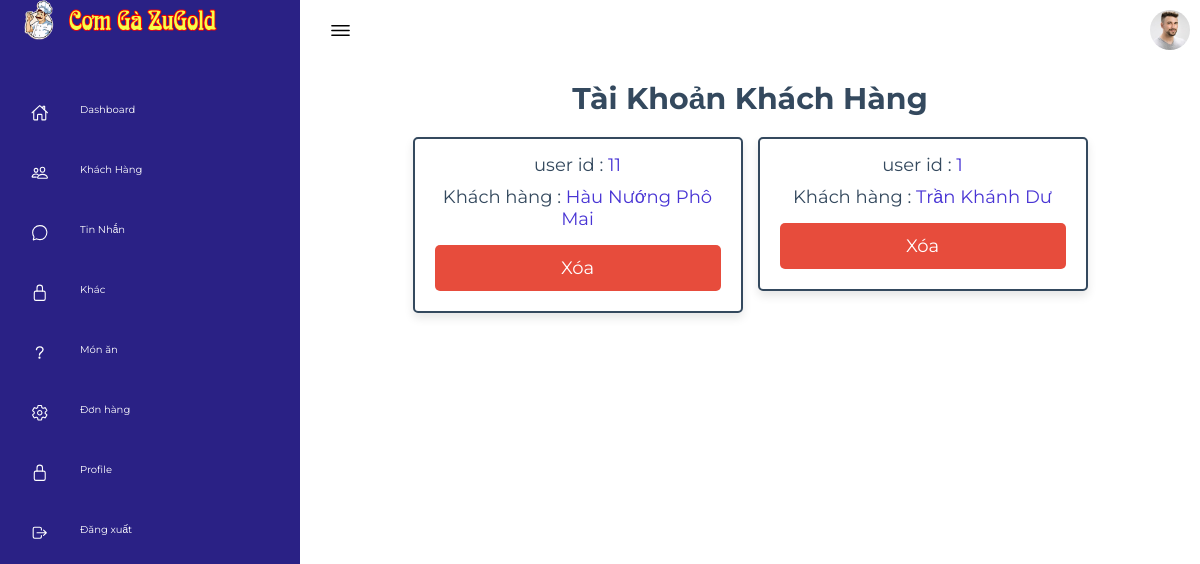
The page /haha/admin-khachhang.php (signed in) on the database its author committed.
### tables this page shows
CREATE TABLE `users` (
  `id` int(100) NOT NULL,
  `name` varchar(20) NOT NULL,
  `email` varchar(50) NOT NULL,
  `number` varchar(10) NOT NULL,
  `password` varchar(50) NOT NULL,
  `address` varchar(500) NOT NULL
);

### haha/admin-khachhang.php (the view, shortened to what this page needs)
<!DOCTYPE html>
<html lang="en">
<head>
    <link rel="stylesheet" href="assets/css/style.css">
    <link rel="stylesheet" href="../css/admin_style.css">
</head>
<body>
    <?php include 'lk/menu.php'; ?>
        <div class="main">
            <div class="topbar">
                <div class="toggle">
                    <ion-icon name="menu-outline"></ion-icon>
                </div>
                <div class="user">
                    <img src="assets/imgs/customer01.jpg" alt="">
                </div>
            </div>
            <section class="accounts">
   <h1 class="heading">Tài khoản khách hàng</h1>
   <div class="box-container">
   <?php
      $select_account = $conn->prepare("SELECT * FROM `users` ORDER BY id DESC");
      $select_account->execute();
      if($select_account->rowCount() > 0){
         while($fetch_accounts = $select_account->fetch(PDO::FETCH_ASSOC)){
   ?>
   <div class="box">
      <p> user id : <span><?= $fetch_accounts['id']; ?></span> </p>
      <p> Khách hàng : <span><?= $fetch_accounts['name']; ?></span> </p>
      <a href="users_accounts.php?delete=<?= $fetch_accounts['id']; ?>" class="delete-btn" onclick="return confirm('Xóa tài khoản này?');">Xóa</a>
   </div>
   <?php
      }
   }else{
      echo '<p class="empty">Chưa có ai đăng ký!</p>';
   }
   ?>
   </div>
</section>
        </div>
    </div>
</body>
</html>

### haha/assets/css/style.css (style rules this page uses)
* { font-family: "Ubuntu", sans-serif; margin: 0; padding: 0; box-sizing: border-box; }
:root { --blue: #2a2185; --white: #fff; --gray: #f5f5f5; --black1: #222; --black2: #999; }
body { min-height: 100vh; overflow-x: hidden; }
.main { position: absolute; width: calc(100% - 300px); left: 300px; min-height: 100vh; background: var(--white); transition: 0.5s; }
.topbar { width: 100%; height: 60px; display: flex; justify-content: space-between; align-items: center; padding: 0 10px; }
.toggle { position: relative; width: 60px; height: 60px; display: flex; justify-content: center; align-items: center; font-size: 2.5rem; cursor: pointer; }
.user { position: relative; width: 40px; height: 40px; border-radius: 50%; overflow: hidden; cursor: pointer; }
.user img { position: absolute; top: 0; left: 0; width: 100%; height: 100%; object-fit: cover; }

### css/admin_style.css (style rules this page uses)
:root { --main-color:#4834d4; --red:#e74c3c; --orange:#f39c12; --black:#34495e; --white:#fff; --light-bg:#f5f5f5; --light-color:#999; --border:.2rem solid var(--black); --box-shadow:0 .5rem 1rem rgba(0,0,0,.1); }
* { font-family: 'Montserrat', sans-serif; margin:0; padding:0; box-sizing: border-box; text-decoration: none; outline: none; border:none; }
html { font-size: 62.5%; overflow-x: hidden; }
body { background-color: var(--light-bg); }
section { max-width: 1200px; margin:0 auto; padding:2rem; }
.btn, .delete-btn, .option-btn { display: block; margin-top: 1rem; border-radius: .5rem; cursor: pointer; width: 100%; font-size: 1.8rem; color:var(--white); padding:1.2rem 3rem; text-transform: capitalize; text-align: center; }
.delete-btn { background-color: var(--red); }
.heading { text-align: center; margin-bottom: 2rem; text-transform: capitalize; color:var(--black); font-size: 3rem; }
.accounts .box-container { display: grid; grid-template-columns: repeat(auto-fit, 33rem); gap:1.5rem; justify-content: center; align-items: flex-start; }
.accounts .box-container .box { background-color: var(--white); border-radius: .5rem; box-shadow: var(--box-shadow); border:var(--border); padding:2rem; padding-top: 1rem; text-align: center; }
.accounts .box-container .box p { padding: .5rem 0; font-size: 1.8rem; color:var(--black); }
.accounts .box-container .box p span { color:var(--main-color); }

### rows shown on the page
users: id "11", name "Hàu Nướng Phô Mai"
users: id "1", name "Trần Khánh Dư"
